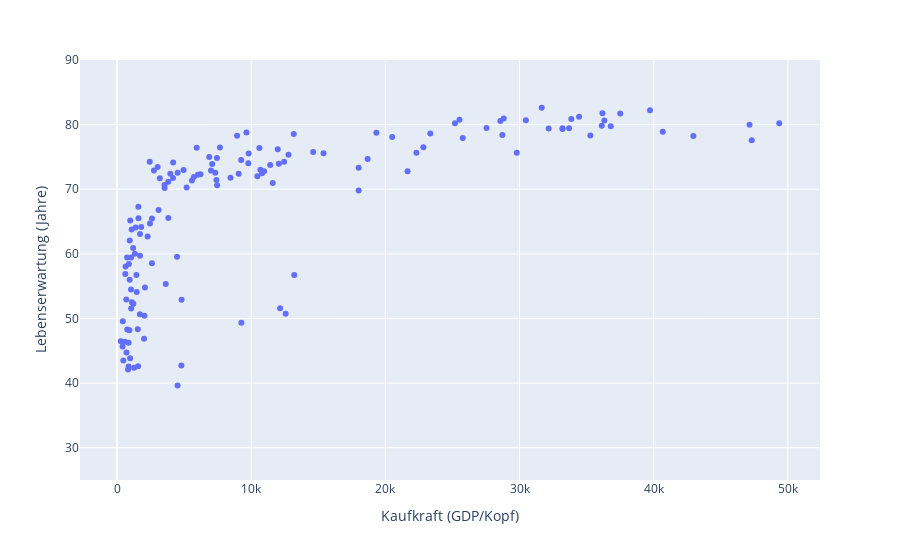

Write notebook code for a chart like this one.
### Markdown cell above
# Erstes Streudiagramm
Wir erstellen ein __Streudiagramm__ (__Scatter Plot__):

### Code cell
import plotly.express as px

fig = px.scatter(
    df,
    x="gdp_cap",
    y="life_exp",
    range_y=[25, 90],
    labels={
        "gdp_cap": "Kaufkraft (GDP/Kopf)",
        "life_exp": "Lebenserwartung (Jahre)",
    },
)
fig.show()

### Figure 1 — Plotly figure (JSON) as saved in the notebook; plotly's stock layout.template omitted (floating-point values rounded to 4 significant figures; data arrays with more than 128 entries replaced by an {"elided": "..."} marker saying what was removed)
{"data": [{"hovertemplate": "Kaufkraft (GDP/Kopf)=%{x}<br>Lebenserwartung (Jahre)=%{y}<extra></extra>", "legendgroup": "", "marker": {"color": "#636efa", "symbol": "circle"}, "mode": "markers", "name": "", "orientation": "v", "showlegend": false, "type": "scatter", "x": {"elided": "142 float values"}, "xaxis": "x", "y": {"elided": "142 float values"}, "yaxis": "y"}], "layout": {"legend": {"tracegroupgap": 0}, "margin": {"t": 60}, "xaxis": {"anchor": "y", "domain": [0, 1], "title": {"text": "Kaufkraft (GDP/Kopf)"}}, "yaxis": {"anchor": "x", "domain": [0, 1], "range": [25, 90], "title": {"text": "Lebenserwartung (Jahre)"}}}}
